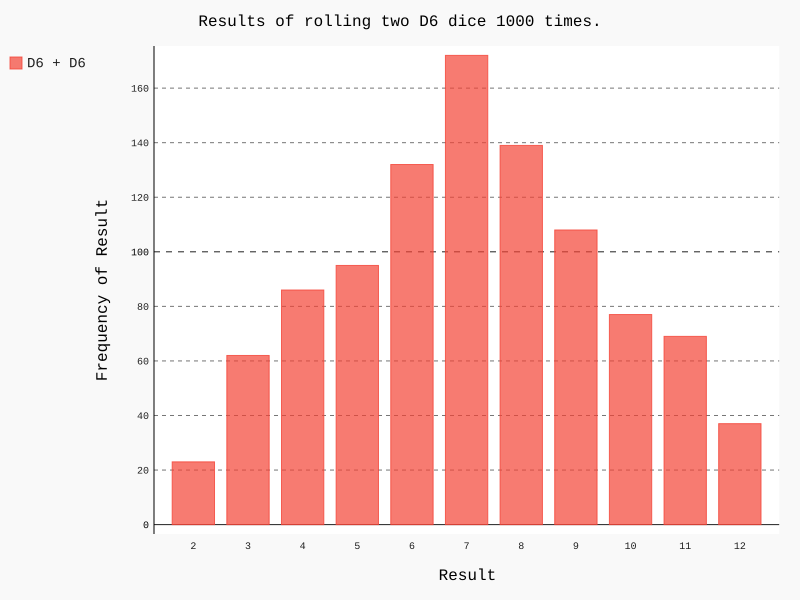

Reproduce this figure in Python.
"""15-6. Автоматические метки: измените программы die.py и dice_visual.py. Замените список,
используемый для задания значений hist.x_labels, циклом, автоматически генерирующим
этот список. Если вы хорошо освоили генераторы списков, также попробуйте заменить
другие циклы for в die_visual.py и dice_visual.py генераторами списков."""
import pygal
from die import Die

# Создание двух кубиков D6.
die_1 = Die()
die_2 = Die()

# Моделирование серии бросков с сохранением результатов в списке.
results = []
for roll_num in range(1000):
    result = die_1.roll() + die_2.roll()
    results.append(result)

# Анализ результатов.
frequencies = []
max_result = die_1.num_sides + die_2.num_sides
for value in range(2, max_result + 1):
    frequency = results.count(value)
    frequencies.append(frequency)

# Визуализация результатов.
hist = pygal.Bar()
hist.title = "Results of rolling two D6 dice 1000 times."
hist.x_labels = [str(i) for i in range(2, 13)]
hist.x_title = "Result"
hist.y_title = "Frequency of Result"
hist.add('D6 + D6', frequencies)
hist.render_to_file('dice_visual.svg')
